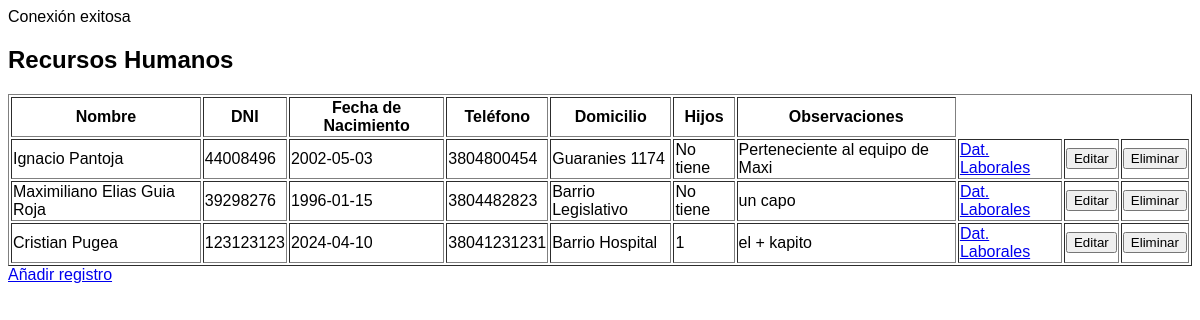
The page /rrhh/dp.php on the database as committed earlier.
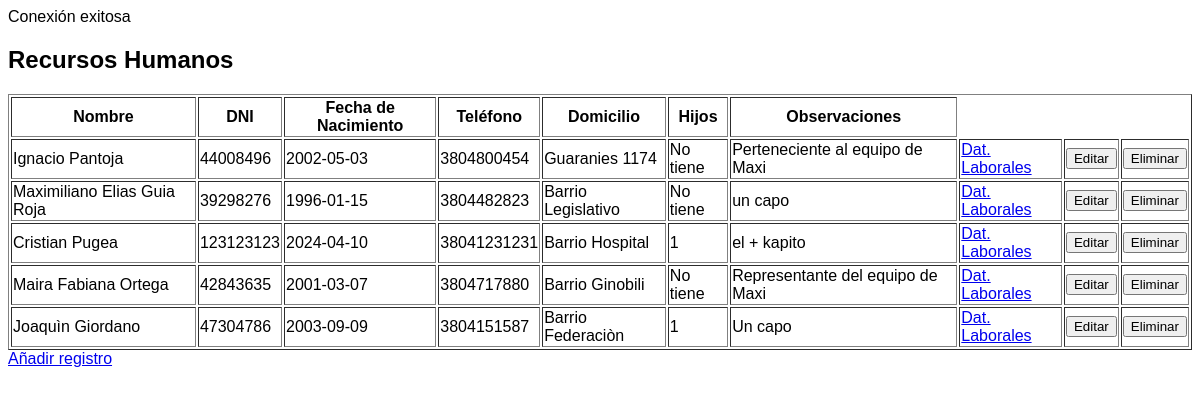
The same page on the database as committed later.
### tables this page shows
CREATE TABLE `rrhh_dp` (
  `id` int(11) NOT NULL,
  `nombre_completo` varchar(100) NOT NULL,
  `dni` decimal(13,0) NOT NULL,
  `nacimiento` date NOT NULL,
  `telefono` decimal(14,0) NOT NULL,
  `hijos` int(11) NOT NULL,
  `domicilio` varchar(50) NOT NULL,
  `observaciones` varchar(200) NOT NULL
);

### rrhh/dp.php (the view, shortened to what this page needs)
<?php
    include("../conection.php");
    $sql = "SELECT * FROM rrhh_dp";
    $result = mysqli_query($connect, $sql);
?>
<!DOCTYPE html>
<html lang="en">
<head>
    <link rel="stylesheet" href="style.css">
</head>
<body>
    <h2>Recursos Humanos</h2>
    <table border="1">
        <tr>
            <th>Nombre</th>
            <th>DNI</th>
            <th>Fecha de Nacimiento</th>
            <th>Teléfono</th>
            <th>Domicilio</th>
            <th>Hijos</th>
            <th>Observaciones</th>
        </tr>
        <?php
            foreach ($result as $row) {
        ?>
            <tr>
                <td><?php echo $row['nombre_completo'] ?></td>
                <td><?php echo $row['dni'] ?></td>
                <td><?php echo $row['nacimiento'] ?></td>
                <td><?php echo $row['telefono'] ?></td>
                <td><?php echo $row['domicilio'] ?></td>
                <td><?php $hijos = $row['hijos'] ? $row['hijos'] : "No tiene";  echo $hijos?></td>
                <td><?php echo $row['observaciones'] ?></td>
                <td><a href="dl.php?id=<?php echo $row['id'] ?>">Dat. Laborales</a></td>
                <td><button>Editar</button></td>
                <td><button>Eliminar</button></td>
            </tr>
        <?php
            }
        ?>
    </table>
    <a href="addRegistro.php">Añadir registro</a>
</body>
</html>

### styles/style.css (style rules this page uses)
* { box-sizing: border-box; font-family: sans-serif; }

Rows that differ between the two databases and show on the page:
added rrhh_dp: nombre_completo "Maira Fabiana Ortega", dni "42843635", nacimiento "2001-03-07", telefono "3804717880", domicilio "Barrio Ginobili", hijos "No tiene", observaciones "Representante del equipo de Maxi"
added rrhh_dp: nombre_completo "Joaquìn Giordano", dni "47304786", nacimiento "2003-09-09", telefono "3804151587", domicilio "Barrio Federaciòn", hijos "1", observaciones "Un capo"
